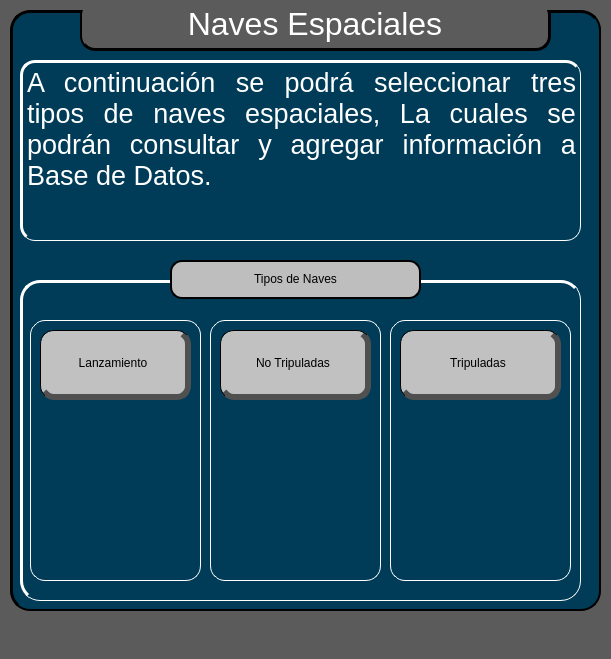
<?xml version="1.0" encoding="UTF-8"?>
<ui version="4.0">
 <class>MainWindow</class>
 <widget class="QMainWindow" name="MainWindow">
  <property name="geometry">
   <rect>
    <x>0</x>
    <y>0</y>
    <width>611</width>
    <height>659</height>
   </rect>
  </property>
  <property name="minimumSize">
   <size>
    <width>611</width>
    <height>659</height>
   </size>
  </property>
  <property name="maximumSize">
   <size>
    <width>611</width>
    <height>659</height>
   </size>
  </property>
  <property name="windowTitle">
   <string>MainWindow</string>
  </property>
  <property name="styleSheet">
   <string notr="true">background-color :rgb(91, 91, 91);</string>
  </property>
  <widget class="QWidget" name="centralwidget">
   <widget class="QFrame" name="frame_2">
    <property name="enabled">
     <bool>true</bool>
    </property>
    <property name="geometry">
     <rect>
      <x>10</x>
      <y>10</y>
      <width>591</width>
      <height>601</height>
     </rect>
    </property>
    <property name="minimumSize">
     <size>
      <width>0</width>
      <height>0</height>
     </size>
    </property>
    <property name="maximumSize">
     <size>
      <width>5555</width>
      <height>5555</height>
     </size>
    </property>
    <property name="sizeIncrement">
     <size>
      <width>582</width>
      <height>574</height>
     </size>
    </property>
    <property name="styleSheet">
     <string notr="true">
QFrame{
background-color: rgb(0,206,151);
background-color: rgb(0, 60, 88);
border:1.5px solid whiter;
border-radius:20px;

border-top:3px solid  rgb(0,0,0);
border-left:3px solid  rgb(0,0,0)
}
QLineEdit{
background-color: rgb(103, 197, 255);
}

QLabel{
background-color: rgb(0, 255, 255);
}

QTableWidget{
font-size:20pt;
background-color: rgb(211, 254, 238);
font: 14pt &quot;MS Shell Dlg 2&quot;;
}


QLineEdit{

color:rgb(240, 255, 250);
background-color: transparent;
font: 75 8pt &quot;MS Shell Dlg 2&quot;;
font: 17pt &quot;MS Shell Dlg 2&quot;;
}</string>
    </property>
    <property name="frameShape">
     <enum>QFrame::StyledPanel</enum>
    </property>
    <property name="frameShadow">
     <enum>QFrame::Raised</enum>
    </property>
    <widget class="QTextEdit" name="textEdit">
     <property name="enabled">
      <bool>false</bool>
     </property>
     <property name="geometry">
      <rect>
       <x>70</x>
       <y>-10</y>
       <width>471</width>
       <height>51</height>
      </rect>
     </property>
     <property name="sizePolicy">
      <sizepolicy hsizetype="Expanding" vsizetype="Expanding">
       <horstretch>0</horstretch>
       <verstretch>0</verstretch>
      </sizepolicy>
     </property>
     <property name="styleSheet">
      <string notr="true">
background-color :rgb(91, 91, 91);
font: 24pt &quot;MS Shell Dlg 2&quot;;
border-radius:15px;
border:2px solid whiter;
color: rgb(255, 255, 255);


border-right:3px solid rgb(0,0,0);
border-bottom:3px solid rgb(0,0,0)</string>
     </property>
     <property name="verticalScrollBarPolicy">
      <enum>Qt::ScrollBarAlwaysOff</enum>
     </property>
     <property name="html">
      <string>&lt;!DOCTYPE HTML PUBLIC &quot;-//W3C//DTD HTML 4.0//EN&quot; &quot;http://www.w3.org/TR/REC-html40/strict.dtd&quot;&gt;
&lt;html&gt;&lt;head&gt;&lt;meta name=&quot;qrichtext&quot; content=&quot;1&quot; /&gt;&lt;style type=&quot;text/css&quot;&gt;
p, li { white-space: pre-wrap; }
&lt;/style&gt;&lt;/head&gt;&lt;body style=&quot; font-family:'MS Shell Dlg 2'; font-size:24pt; font-weight:400; font-style:normal;&quot;&gt;
&lt;p align=&quot;center&quot; style=&quot; margin-top:0px; margin-bottom:0px; margin-left:0px; margin-right:0px; -qt-block-indent:0; text-indent:0px;&quot;&gt;Naves Espaciales&lt;/p&gt;&lt;/body&gt;&lt;/html&gt;</string>
     </property>
     <property name="acceptRichText">
      <bool>true</bool>
     </property>
    </widget>
    <widget class="QTextEdit" name="textEdit_2">
     <property name="enabled">
      <bool>false</bool>
     </property>
     <property name="geometry">
      <rect>
       <x>10</x>
       <y>50</y>
       <width>561</width>
       <height>181</height>
      </rect>
     </property>
     <property name="sizePolicy">
      <sizepolicy hsizetype="Expanding" vsizetype="Expanding">
       <horstretch>0</horstretch>
       <verstretch>0</verstretch>
      </sizepolicy>
     </property>
     <property name="font">
      <font>
       <weight>75</weight>
       <bold>true</bold>
      </font>
     </property>
     <property name="styleSheet">
      <string notr="true">QFrame{
border-color: rgb(0, 0, 0);
border-radius:15px;
border:1px solid rgb(255, 255, 255);
border-top:3px solid  rgb(255, 255, 255);
border-left:3px solid  rgb(255, 255, 255)
}
</string>
     </property>
     <property name="verticalScrollBarPolicy">
      <enum>Qt::ScrollBarAlwaysOff</enum>
     </property>
     <property name="html">
      <string>&lt;!DOCTYPE HTML PUBLIC &quot;-//W3C//DTD HTML 4.0//EN&quot; &quot;http://www.w3.org/TR/REC-html40/strict.dtd&quot;&gt;
&lt;html&gt;&lt;head&gt;&lt;meta name=&quot;qrichtext&quot; content=&quot;1&quot; /&gt;&lt;style type=&quot;text/css&quot;&gt;
p, li { white-space: pre-wrap; }
&lt;/style&gt;&lt;/head&gt;&lt;body style=&quot; font-family:'MS Shell Dlg 2'; font-size:7.8pt; font-weight:600; font-style:normal;&quot;&gt;
&lt;p align=&quot;justify&quot; style=&quot; margin-top:0px; margin-bottom:0px; margin-left:0px; margin-right:0px; -qt-block-indent:0; text-indent:0px;&quot;&gt;&lt;span style=&quot; font-size:20pt; font-weight:400; color:#ffffff;&quot;&gt;A continuación se podrá seleccionar tres tipos de naves espaciales, La cuales se podrán consultar y agregar información a Base de Datos.&lt;/span&gt;&lt;/p&gt;&lt;/body&gt;&lt;/html&gt;</string>
     </property>
     <property name="acceptRichText">
      <bool>true</bool>
     </property>
    </widget>
    <widget class="QFrame" name="frame_7">
     <property name="geometry">
      <rect>
       <x>10</x>
       <y>270</y>
       <width>561</width>
       <height>321</height>
      </rect>
     </property>
     <property name="styleSheet">
      <string notr="true">
QFrame{
background-color: rgb(0,206,151);
background-color: rgb(0, 60, 88);
border:1px solid rgb(255, 255, 255);
border-radius:20px;
border-top:3px solid  rgb(255, 255, 255);
border-left:3px solid  rgb(255, 255, 255)

}
QLineEdit{

color: rgb(255, 255, 255);
border-radius:12px;
border:1px solid rgb(255, 255, 255);
font: 12pt &quot;MS Shell Dlg 2&quot;;
}

QLabel{
background-color: rgb(0, 255, 255);
}

QTableWidget{
font-size:20pt;
background-color: rgb(211, 254, 238);
font: 14pt &quot;MS Shell Dlg 2&quot;;
}


QLineEdit{

color:rgb(240, 255, 250);
background-color: transparent;
font: 75 8pt &quot;MS Shell Dlg 2&quot;;
font: 16pt &quot;MS Shell Dlg 2&quot;;
}




QPushButton{

border:2px solid rgb(0,0,0);
font: 14pt &quot;MS Shell Dlg 2&quot;;
border-radius:14px;


background-color: rgb(193, 193, 193);
border:1px solid whiter;
border-right:6px solid rgb(80,80,80);
border-bottom:6px solid rgb(80,80,80)
}

QPushButton:pressed{
font: 75 12pt &quot;MS Shell Dlg 2&quot;;
background-color: rgb(156, 156, 156);
border-right:none;
border-bottom:none;
}

QPushButton:hover{
background-color: rgb(156, 156, 156)

}</string>
     </property>
     <property name="frameShape">
      <enum>QFrame::StyledPanel</enum>
     </property>
     <property name="frameShadow">
      <enum>QFrame::Raised</enum>
     </property>
     <widget class="QTextEdit" name="textEdit_3">
      <property name="enabled">
       <bool>false</bool>
      </property>
      <property name="geometry">
       <rect>
        <x>370</x>
        <y>40</y>
        <width>181</width>
        <height>261</height>
       </rect>
      </property>
      <property name="sizePolicy">
       <sizepolicy hsizetype="Expanding" vsizetype="Expanding">
        <horstretch>0</horstretch>
        <verstretch>0</verstretch>
       </sizepolicy>
      </property>
      <property name="font">
       <font>
        <weight>75</weight>
        <bold>true</bold>
       </font>
      </property>
      <property name="styleSheet">
       <string notr="true">QFrame{
border-color: rgb(0, 0, 0);
border-radius:15px;
border:1px solid rgb(255, 255, 255);
border-top:1px solid  rgb(255, 255, 255);
border-left:1px solid  rgb(255, 255, 255)
}
</string>
      </property>
      <property name="verticalScrollBarPolicy">
       <enum>Qt::ScrollBarAlwaysOff</enum>
      </property>
      <property name="html">
       <string>&lt;!DOCTYPE HTML PUBLIC &quot;-//W3C//DTD HTML 4.0//EN&quot; &quot;http://www.w3.org/TR/REC-html40/strict.dtd&quot;&gt;
&lt;html&gt;&lt;head&gt;&lt;meta name=&quot;qrichtext&quot; content=&quot;1&quot; /&gt;&lt;style type=&quot;text/css&quot;&gt;
p, li { white-space: pre-wrap; }
&lt;/style&gt;&lt;/head&gt;&lt;body style=&quot; font-family:'MS Shell Dlg 2'; font-size:7.8pt; font-weight:600; font-style:normal;&quot;&gt;
&lt;p align=&quot;justify&quot; style=&quot;-qt-paragraph-type:empty; margin-top:0px; margin-bottom:0px; margin-left:0px; margin-right:0px; -qt-block-indent:0; text-indent:0px;&quot;&gt;&lt;br /&gt;&lt;/p&gt;&lt;/body&gt;&lt;/html&gt;</string>
      </property>
      <property name="acceptRichText">
       <bool>true</bool>
      </property>
     </widget>
     <widget class="QTextEdit" name="textEdit_4">
      <property name="enabled">
       <bool>false</bool>
      </property>
      <property name="geometry">
       <rect>
        <x>190</x>
        <y>40</y>
        <width>171</width>
        <height>261</height>
       </rect>
      </property>
      <property name="sizePolicy">
       <sizepolicy hsizetype="Expanding" vsizetype="Expanding">
        <horstretch>0</horstretch>
        <verstretch>0</verstretch>
       </sizepolicy>
      </property>
      <property name="font">
       <font>
        <weight>75</weight>
        <bold>true</bold>
       </font>
      </property>
      <property name="styleSheet">
       <string notr="true">QFrame{
border-color: rgb(0, 0, 0);
border-radius:15px;
border:1px solid rgb(255, 255, 255);
border-top:1px solid  rgb(255, 255, 255);
border-left:1px solid  rgb(255, 255, 255)
}
</string>
      </property>
      <property name="verticalScrollBarPolicy">
       <enum>Qt::ScrollBarAlwaysOff</enum>
      </property>
      <property name="html">
       <string>&lt;!DOCTYPE HTML PUBLIC &quot;-//W3C//DTD HTML 4.0//EN&quot; &quot;http://www.w3.org/TR/REC-html40/strict.dtd&quot;&gt;
&lt;html&gt;&lt;head&gt;&lt;meta name=&quot;qrichtext&quot; content=&quot;1&quot; /&gt;&lt;style type=&quot;text/css&quot;&gt;
p, li { white-space: pre-wrap; }
&lt;/style&gt;&lt;/head&gt;&lt;body style=&quot; font-family:'MS Shell Dlg 2'; font-size:7.8pt; font-weight:600; font-style:normal;&quot;&gt;
&lt;p align=&quot;justify&quot; style=&quot;-qt-paragraph-type:empty; margin-top:0px; margin-bottom:0px; margin-left:0px; margin-right:0px; -qt-block-indent:0; text-indent:0px;&quot;&gt;&lt;br /&gt;&lt;/p&gt;&lt;/body&gt;&lt;/html&gt;</string>
      </property>
      <property name="acceptRichText">
       <bool>true</bool>
      </property>
     </widget>
     <widget class="QTextEdit" name="textEdit_5">
      <property name="enabled">
       <bool>false</bool>
      </property>
      <property name="geometry">
       <rect>
        <x>10</x>
        <y>40</y>
        <width>171</width>
        <height>261</height>
       </rect>
      </property>
      <property name="sizePolicy">
       <sizepolicy hsizetype="Expanding" vsizetype="Expanding">
        <horstretch>0</horstretch>
        <verstretch>0</verstretch>
       </sizepolicy>
      </property>
      <property name="font">
       <font>
        <weight>75</weight>
        <bold>true</bold>
       </font>
      </property>
      <property name="styleSheet">
       <string notr="true">QFrame{
border-color: rgb(0, 0, 0);
border-radius:15px;
border:1px solid rgb(255, 255, 255);
border-top:1px solid  rgb(255, 255, 255);
border-left:1px solid  rgb(255, 255, 255)
}
</string>
      </property>
      <property name="verticalScrollBarPolicy">
       <enum>Qt::ScrollBarAlwaysOff</enum>
      </property>
      <property name="html">
       <string>&lt;!DOCTYPE HTML PUBLIC &quot;-//W3C//DTD HTML 4.0//EN&quot; &quot;http://www.w3.org/TR/REC-html40/strict.dtd&quot;&gt;
&lt;html&gt;&lt;head&gt;&lt;meta name=&quot;qrichtext&quot; content=&quot;1&quot; /&gt;&lt;style type=&quot;text/css&quot;&gt;
p, li { white-space: pre-wrap; }
&lt;/style&gt;&lt;/head&gt;&lt;body style=&quot; font-family:'MS Shell Dlg 2'; font-size:7.8pt; font-weight:600; font-style:normal;&quot;&gt;
&lt;p align=&quot;justify&quot; style=&quot;-qt-paragraph-type:empty; margin-top:0px; margin-bottom:0px; margin-left:0px; margin-right:0px; -qt-block-indent:0; text-indent:0px;&quot;&gt;&lt;br /&gt;&lt;/p&gt;&lt;/body&gt;&lt;/html&gt;</string>
      </property>
      <property name="acceptRichText">
       <bool>true</bool>
      </property>
     </widget>
     <widget class="QLabel" name="label_9">
      <property name="geometry">
       <rect>
        <x>20</x>
        <y>120</y>
        <width>151</width>
        <height>161</height>
       </rect>
      </property>
      <property name="styleSheet">
       <string notr="true">color: rgb(255, 255, 255);
background-color: transparent;
border:0px</string>
      </property>
      <property name="text">
       <string/>
      </property>
      <property name="pixmap">
       <pixmap>Imagenes/lanzadora-removebg-preview.png</pixmap>
      </property>
      <property name="scaledContents">
       <bool>true</bool>
      </property>
     </widget>
     <widget class="QPushButton" name="Boton_Lanzamiento">
      <property name="enabled">
       <bool>true</bool>
      </property>
      <property name="geometry">
       <rect>
        <x>20</x>
        <y>50</y>
        <width>151</width>
        <height>70</height>
       </rect>
      </property>
      <property name="sizeIncrement">
       <size>
        <width>0</width>
        <height>0</height>
       </size>
      </property>
      <property name="toolTip">
       <string>&lt;html&gt;&lt;head/&gt;&lt;body&gt;&lt;p&gt;&lt;br/&gt;&lt;/p&gt;&lt;/body&gt;&lt;/html&gt;</string>
      </property>
      <property name="whatsThis">
       <string>&lt;html&gt;&lt;head/&gt;&lt;body&gt;&lt;p&gt;&lt;br/&gt;&lt;/p&gt;&lt;/body&gt;&lt;/html&gt;</string>
      </property>
      <property name="styleSheet">
       <string notr="true"/>
      </property>
      <property name="text">
       <string>Lanzamiento</string>
      </property>
      <property name="autoDefault">
       <bool>false</bool>
      </property>
      <property name="default">
       <bool>false</bool>
      </property>
      <property name="flat">
       <bool>false</bool>
      </property>
     </widget>
     <widget class="QPushButton" name="Boton_NTripulada">
      <property name="enabled">
       <bool>true</bool>
      </property>
      <property name="geometry">
       <rect>
        <x>200</x>
        <y>50</y>
        <width>151</width>
        <height>70</height>
       </rect>
      </property>
      <property name="sizeIncrement">
       <size>
        <width>0</width>
        <height>0</height>
       </size>
      </property>
      <property name="toolTip">
       <string>&lt;html&gt;&lt;head/&gt;&lt;body&gt;&lt;p&gt;&lt;br/&gt;&lt;/p&gt;&lt;/body&gt;&lt;/html&gt;</string>
      </property>
      <property name="whatsThis">
       <string>&lt;html&gt;&lt;head/&gt;&lt;body&gt;&lt;p&gt;Boton Ventana&lt;/p&gt;&lt;/body&gt;&lt;/html&gt;</string>
      </property>
      <property name="styleSheet">
       <string notr="true"/>
      </property>
      <property name="text">
       <string>No Tripuladas</string>
      </property>
      <property name="autoDefault">
       <bool>false</bool>
      </property>
      <property name="default">
       <bool>false</bool>
      </property>
      <property name="flat">
       <bool>false</bool>
      </property>
     </widget>
     <widget class="QLabel" name="label_10">
      <property name="geometry">
       <rect>
        <x>200</x>
        <y>130</y>
        <width>151</width>
        <height>151</height>
       </rect>
      </property>
      <property name="styleSheet">
       <string notr="true">color: rgb(255, 255, 255);
background-color: transparent;
border:0px</string>
      </property>
      <property name="text">
       <string/>
      </property>
      <property name="pixmap">
       <pixmap>Imagenes/Notripulada-removebg-preview.png</pixmap>
      </property>
      <property name="scaledContents">
       <bool>true</bool>
      </property>
     </widget>
     <widget class="QPushButton" name="Boton_Tripulada">
      <property name="enabled">
       <bool>true</bool>
      </property>
      <property name="geometry">
       <rect>
        <x>380</x>
        <y>50</y>
        <width>161</width>
        <height>70</height>
       </rect>
      </property>
      <property name="sizeIncrement">
       <size>
        <width>0</width>
        <height>0</height>
       </size>
      </property>
      <property name="toolTip">
       <string>&lt;html&gt;&lt;head/&gt;&lt;body&gt;&lt;p/&gt;&lt;/body&gt;&lt;/html&gt;</string>
      </property>
      <property name="whatsThis">
       <string>&lt;html&gt;&lt;head/&gt;&lt;body&gt;&lt;p&gt;Boton Ventana&lt;/p&gt;&lt;/body&gt;&lt;/html&gt;</string>
      </property>
      <property name="styleSheet">
       <string notr="true"/>
      </property>
      <property name="text">
       <string>Tripuladas</string>
      </property>
      <property name="autoDefault">
       <bool>false</bool>
      </property>
      <property name="default">
       <bool>false</bool>
      </property>
      <property name="flat">
       <bool>false</bool>
      </property>
     </widget>
     <widget class="QLabel" name="label_11">
      <property name="geometry">
       <rect>
        <x>380</x>
        <y>130</y>
        <width>151</width>
        <height>141</height>
       </rect>
      </property>
      <property name="styleSheet">
       <string notr="true">color: rgb(255, 255, 255);
background-color: transparent;
border:0px</string>
      </property>
      <property name="text">
       <string/>
      </property>
      <property name="pixmap">
       <pixmap>Imagenes/tripulada-removebg-preview.png</pixmap>
      </property>
      <property name="scaledContents">
       <bool>true</bool>
      </property>
     </widget>
     <zorder>textEdit_5</zorder>
     <zorder>textEdit_3</zorder>
     <zorder>textEdit_4</zorder>
     <zorder>label_9</zorder>
     <zorder>Boton_Lanzamiento</zorder>
     <zorder>Boton_NTripulada</zorder>
     <zorder>label_10</zorder>
     <zorder>Boton_Tripulada</zorder>
     <zorder>label_11</zorder>
    </widget>
    <widget class="QLabel" name="label_turno">
     <property name="geometry">
      <rect>
       <x>160</x>
       <y>250</y>
       <width>251</width>
       <height>39</height>
      </rect>
     </property>
     <property name="toolTip">
      <string>&lt;html&gt;&lt;head/&gt;&lt;body&gt;&lt;p align=&quot;center&quot;&gt;Paroo&lt;/p&gt;&lt;/body&gt;&lt;/html&gt;</string>
     </property>
     <property name="whatsThis">
      <string>&lt;html&gt;&lt;head/&gt;&lt;body&gt;&lt;p align=&quot;center&quot;&gt;Paro oep&lt;/p&gt;&lt;/body&gt;&lt;/html&gt;</string>
     </property>
     <property name="styleSheet">
      <string notr="true">border:2px solid rgb(0, 0, 0);
border-radius:12px;
font: 15pt &quot;MS Shell Dlg 2&quot;;
background-color: rgb(211, 254, 238);
background-color: rgb(190, 190, 190);</string>
     </property>
     <property name="text">
      <string>&lt;html&gt;&lt;head/&gt;&lt;body&gt;&lt;p align=&quot;center&quot;&gt;Tipos de Naves&lt;/p&gt;&lt;/body&gt;&lt;/html&gt;</string>
     </property>
     <property name="alignment">
      <set>Qt::AlignCenter</set>
     </property>
    </widget>
   </widget>
  </widget>
  <widget class="QMenuBar" name="menubar">
   <property name="geometry">
    <rect>
     <x>0</x>
     <y>0</y>
     <width>611</width>
     <height>26</height>
    </rect>
   </property>
  </widget>
  <widget class="QStatusBar" name="statusbar"/>
 </widget>
 <resources/>
 <connections/>
</ui>
